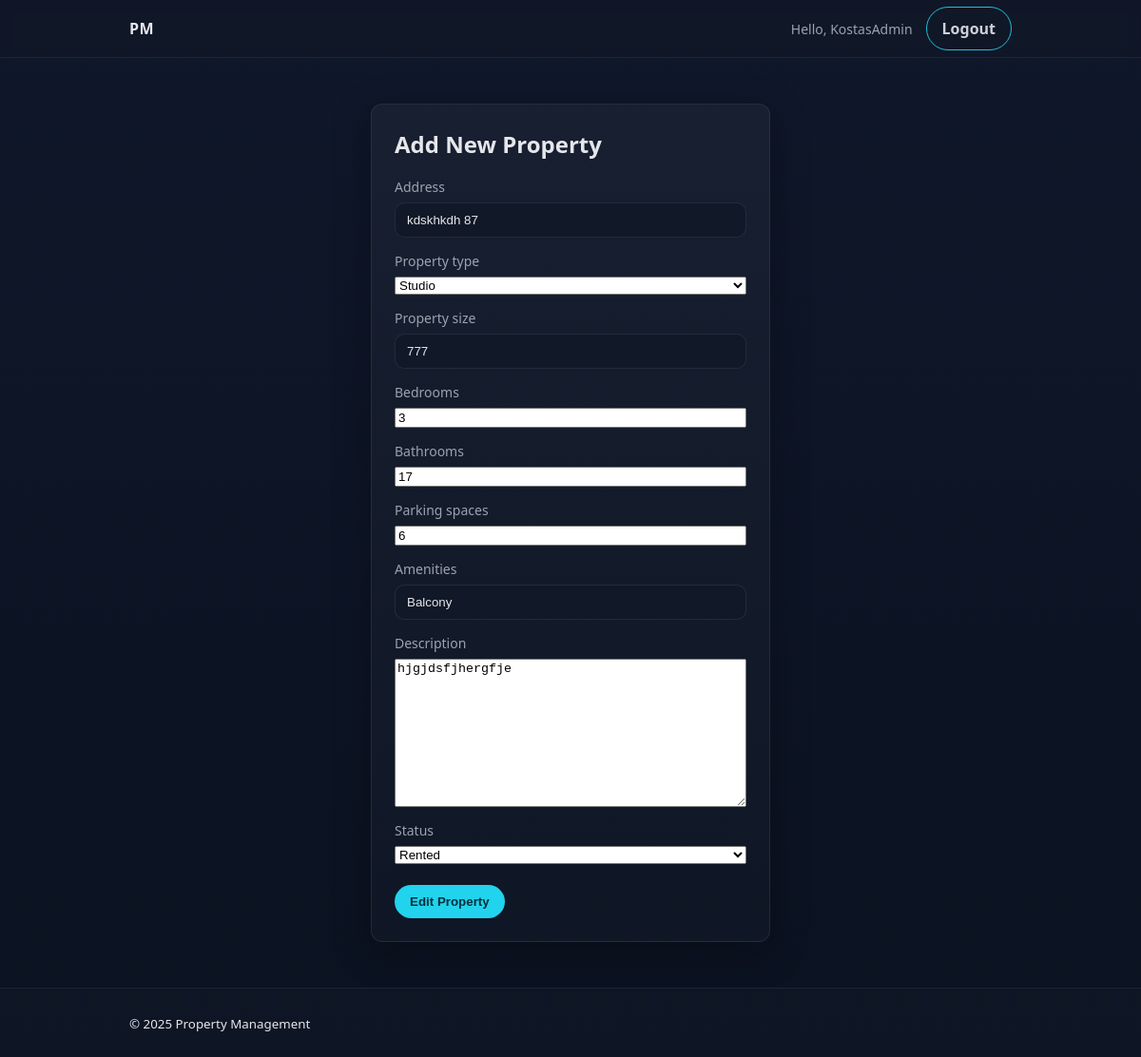
Page /edit_property/14/ (signed in) on the committed database.
### pm/models.py (models this page shows, shortened)
class Property(models.Model):
    address = models.CharField(max_length=200)
    property_type = models.CharField(max_length=30, choices=[
        ('condo', 'Condo'),
        ('apartment', 'Apartment'),
        ('studio', 'Studio'),
        ('house', 'House'),
        ('townhouse', 'Townhouse'),
        ('bungalow', 'Bungalow'),
        ('co-op', 'Co-op'),
        ('loft', 'Loft'),
        ('barn', 'Barn'),
        ('shack', 'Shack'),
        ('cottage', 'Cottage'),
        ('parking' ,'Parking')
        ])
    property_size = models.CharField(max_length=50)
    bedrooms = models.IntegerField()
    bathrooms = models.IntegerField()
    parking_spaces = models.IntegerField()
    amenities = models.CharField(max_length=200)
    description = models.TextField()
    owner = models.ForeignKey(User, on_delete=models.CASCADE)
    status = models.CharField(max_length=9, choices=[('available', 'Available'), ('rented', 'Rented')])  # Add a status field with choices
    created_at = models.DateTimeField(auto_now_add=True)
    updated_at = models.DateTimeField(auto_now=True)

### pm/views.py (the view)
# urls.py: path('edit_property/<int:property_id>/', views.edit_property, name='edit_property'),
@login_required
def edit_property(request, property_id):
    property = Property.objects.get(id=property_id)
    if request.method == 'POST':
        form = NewPropertyForm(request.POST, instance=property)
        if form.is_valid():
            form.save()
            messages.success(request, 'Property updated successfully!')
            return redirect('manage_properties')
        else:
            messages.error(request, 'Error!')
    else:
        form = NewPropertyForm(instance=property)
    return render(request, 'pm/edit_property.html', {'form': form})

### pm/forms.py
class NewPropertyForm(forms.ModelForm):
    class Meta:
        model = Property
        fields = [
            'address',
            'property_type',
            'property_size',
            'bedrooms',
            'bathrooms',
            'parking_spaces',
            'amenities',
            'description',
            'status'
            ]

### pm/templates/pm/edit_property.html (shortened to what this page needs)
{% extends "pm/create_property.html" %}
{% block btn %}Edit Property{% endblock btn %}

### pm/templates/pm/create_property.html (shortened to what this page needs)
{% extends 'pm/base.html' %}
{% block content %}
<div class="auth-card">
    <h1>Add New Property</h1>
    <form method="post" class="form" novalidate>
        {% for field in form %}
        <div class="form-row">
            <label for="{{ field.id_for_label }}">{{ field.label }}</label>
            {{ field }}
        </div>
        {% endfor %}
        <div class="form-actions">
            <button type="submit" class="btn">{% block btn %}Add Property{% endblock %}</button>
        </div>
    </form>
</div>
{% endblock %}

### pm/templates/pm/base.html (shortened to what this page needs)
{% load static %}
<!DOCTYPE html>
<html lang="en">
<head>
  <link rel="stylesheet" href="{% static 'pm/css/style.css' %}">
</head>
<body>
  <header class="site-header">
    <nav class="navbar container">
      <a class="brand" href="{% url 'home' %}">PM</a>
      <ul class="nav-links">
        {% if user.is_authenticated %}
          <li class="nav-item user">Hello, {{ user.username }}</li>
          <li class="nav-item"><a class="btn btn-outline" href="{% url 'logout' %}">Logout</a></li>
        {% else %}
          <li class="nav-item"><a href="{% url 'login' %}">Login</a></li>
          <li class="nav-item"><a class="btn" href="{% url 'signup' %}">Sign up</a></li>
        {% endif %}
      </ul>
    </nav>
  </header>
  <main class="container">
    {% block content %}{% endblock %}
  </main>
  <footer class="site-footer">
    <div class="container">
      <small>&copy; {% now "Y" %} Property Management</small>
    </div>
  </footer>
</body>
</html>

### pm/static/pm/css/style.css (style rules this page uses)
:root { --bg: #0f172a; --panel: #111827; --panel-2: #1f2937; --text: #e5e7eb; --muted: #9ca3af; --primary: #22d3ee; --primary-600: #0891b2; --danger: #ef4444; --success: #10b981; --warning: #f59e0b; --radius: 12px; }
* { box-sizing: border-box; }
html, body { height: 100%; }
body { margin: 0; background: linear-gradient(180deg, var(--bg), #0b1220); color: var(--text); font: 16px/1.5 system-ui, -apple-system, Segoe UI, Roboto, Ubuntu, Cantarell, Noto Sans, Helvetica, Arial, "Apple Color Emoji", "Segoe UI Emoji"; display: flex; flex-direction: column; }
.container { width: 100%; max-width: 960px; margin: 0 auto; padding: 0 16px; }
.site-header { position: sticky; top: 0; backdrop-filter: blur(6px); background: rgba(17,24,39,.6); border-bottom: 1px solid rgba(255,255,255,.06); z-index: 10; }
.navbar { display: flex; align-items: center; justify-content: space-between; height: 60px; }
.brand { font-weight: 700; color: var(--text); text-decoration: none; letter-spacing: .5px; }
.nav-links { list-style: none; display: flex; gap: 14px; align-items: center; margin: 0; padding: 0; }
.nav-item a { color: var(--text); text-decoration: none; opacity: .9; }
.nav-item.user { color: var(--muted); font-size: 14px; }
.site-footer { margin-top: auto; padding: 24px 0; border-top: 1px solid rgba(255,255,255,.06); background: rgba(17,24,39,.6); }
.btn { appearance: none; border: none; background: var(--primary); color: #00303a; font-weight: 700; padding: 10px 16px; border-radius: 999px; cursor: pointer; text-decoration: none; display: inline-block; }
.btn-outline { background: transparent; border: 1px solid var(--primary); color: var(--text); }
.auth-card { background: linear-gradient(180deg, rgba(255,255,255,.04), rgba(255,255,255,.02)); border: 1px solid rgba(255,255,255,.08); border-radius: var(--radius); padding: 24px; margin: 48px auto; max-width: 420px; box-shadow: 0 10px 40px rgba(0,0,0,.3); }
.auth-card h1 { margin: 0 0 16px; font-size: 24px; }
.form { display: grid; gap: 14px; }
.form-row { display: grid; gap: 6px; }
.form-row label { font-size: 14px; color: var(--muted); }
.form-row input[type="text"], .form-row input[type="email"], .form-row input[type="password"] { width: 100%; background: var(--panel); color: var(--text); border: 1px solid rgba(255,255,255,.08); border-radius: 10px; padding: 10px 12px; outline: none; }
.form-actions { margin-top: 8px; }

### rows in the picture
Property: form "kdskhkdh 87" "Studio" "777" "3" "17" "6" "Balcony" "hjgjdsfjhergfje" "Rented"

### other values in the picture
{{ user.username }} "KostasAdmin"
{{ field.label }} "Address" "Property type" "Property size" "Bedrooms" "Bathrooms" "Parking spaces" "Amenities" "Description" "Status"
